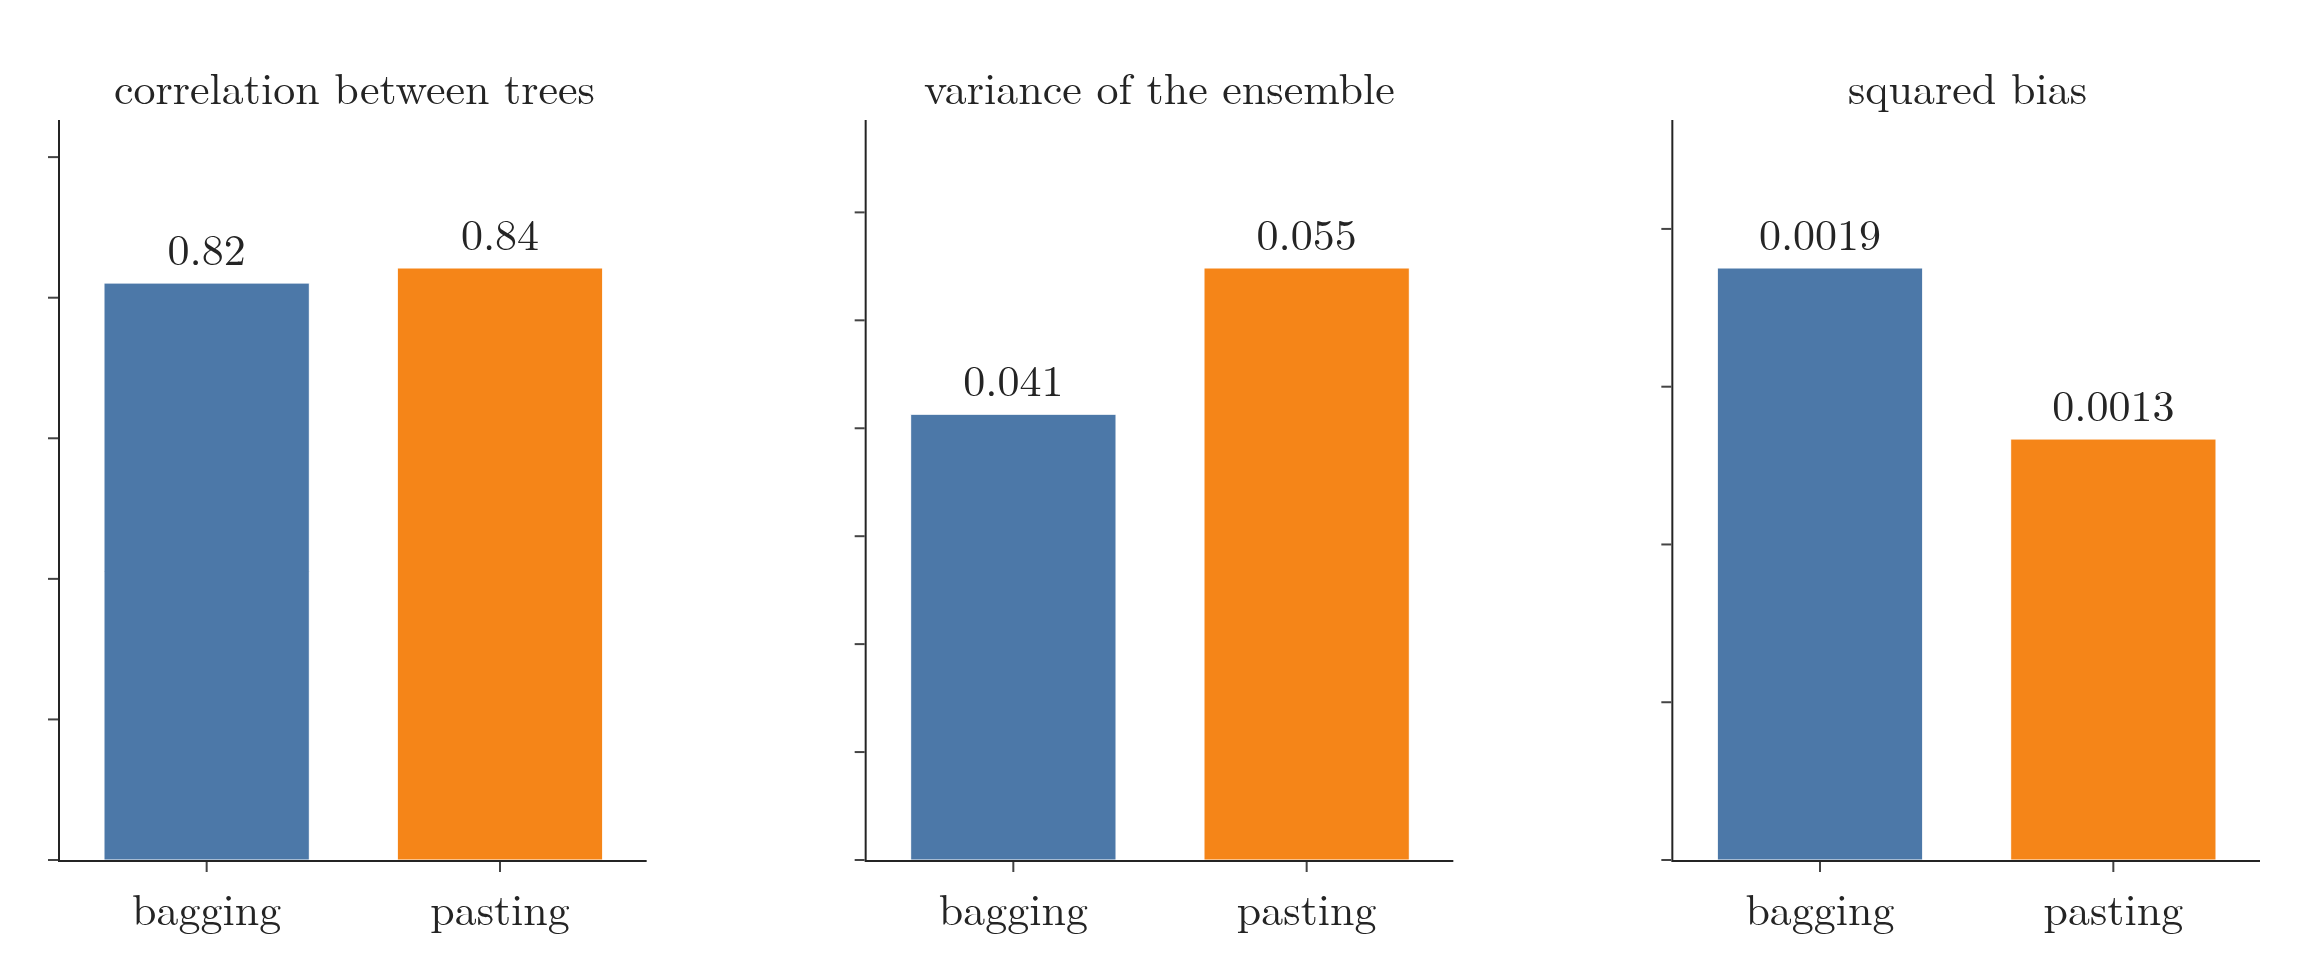

Write the Python code that produced this figure.
"""Rule 1 of section 5 as a picture (Plotly): bagging (bootstrap=True) against pasting (bootstrap=False) on 100 noisy
sine datasets, everything else equal (notebook's last cell): mean correlation between trees, variance and squared
bias of the ensemble."""
from pathlib import Path

import numpy as np
import plotly.graph_objects as go
from plotly.subplots import make_subplots
from sklearn.ensemble import BaggingRegressor
from sklearn.tree import DecisionTreeRegressor

HERE = Path(__file__).parent
rng = np.random.default_rng(0)
x_line = np.linspace(0, 6, 400)[:, None]
truth = np.sin(x_line.ravel())
sets = []
for _ in range(100):
    x = rng.uniform(0, 6, 60)
    sets.append((x[:, None], np.sin(x) + rng.normal(0, 0.4, 60)))
res = {}
for bootstrap in (True, False):
    preds, corrs = [], []
    for Xs, ys in sets:
        m = BaggingRegressor(DecisionTreeRegressor(), n_estimators=100, max_samples=0.5,
                             bootstrap=bootstrap, random_state=0).fit(Xs, ys)
        preds.append(m.predict(x_line))
        trees = np.array([e.predict(x_line) for e in m.estimators_])
        corrs.append(np.corrcoef(trees)[np.triu_indices(100, 1)].mean())
    P = np.array(preds)
    res[bootstrap] = (np.mean(corrs), P.var(0).mean(), ((P.mean(0) - truth) ** 2).mean())
print(res)
b, p = res[True], res[False]
assert (round(b[0], 2), round(p[0], 2), round(b[1], 3), round(p[1], 3), round(b[2], 4), round(p[2], 4)) == \
    (0.82, 0.84, 0.041, 0.055, 0.0019, 0.0013)                                     # section 5, rule 1
titles = ("correlation between trees", "variance of the ensemble", "squared bias")
fig = make_subplots(1, 3, horizontal_spacing=0.1, subplot_titles=titles)
fmt = (".2f", ".3f", ".4f")
for j in range(3):
    fig.add_trace(go.Bar(x=["bagging", "pasting"], y=[b[j], p[j]], marker_color=["#4C78A8", "#F58518"],
                         text=[f"{b[j]:{fmt[j]}}", f"{p[j]:{fmt[j]}}"], textposition="outside", showlegend=False), 1, j + 1)
    fig.update_yaxes(range=[0, max(b[j], p[j]) * 1.25], showticklabels=False, row=1, col=j + 1)
fig.update_annotations(font_size=22)
fig.update_layout(template="simple_white", width=1150, height=480, font=dict(family="Latin Modern Roman", size=22),
                  margin=dict(l=30, r=20, t=60, b=50), bargap=0.3)
fig.write_image(HERE / "bag_vs_paste.png", scale=2); fig.write_image(HERE / "bag_vs_paste.pdf")
